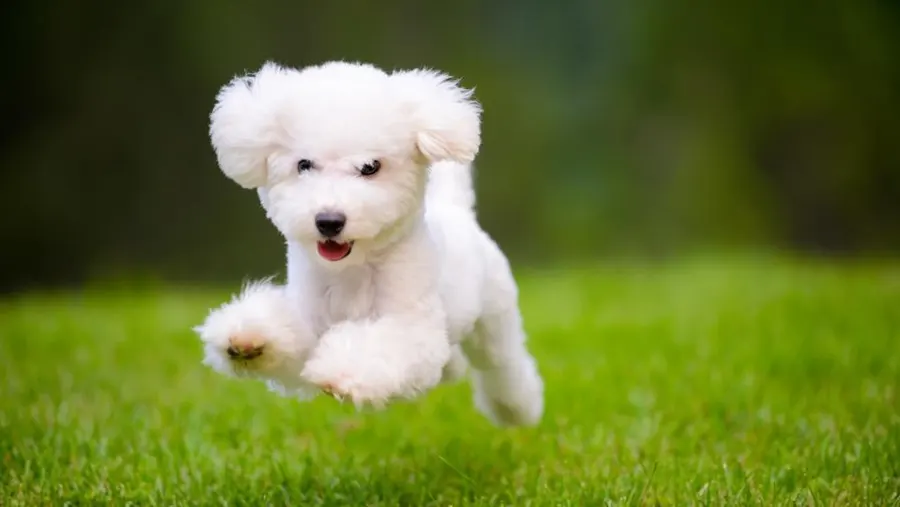
#> input picture Computer_Vision/dog.jpeg, 900 x 507 px
$ jupyter execute 'opencv_advanced(1).ipynb'
#> lines starting #> are read from the running program, lines starting #| are printed output that depends on the picture; after the words box and inside, x2 and y2 are one past the last pixel; in counts of white or black regions, pixels touching at a corner belong together
[cell 1]
import cv2 as cv
import numpy as np
import matplotlib.pyplot as plt

# Color Spaces

### egs: RGB, grayscale etc

### Conversion to grayscale

[cell 2]
img = cv.imread("dog.jpeg")
#> img is the input picture: shape (507, 900, 3); mean B, G, R 52.9, 117.7, 104
gray = cv.cvtColor(img,cv.COLOR_BGR2GRAY)
plt.imshow(gray)

### Conversion to HSV

[cell 3]
hsv = cv.cvtColor(img,cv.COLOR_BGR2HSV)
#> hsv: shape (507, 900, 3); mean H, S, V 43.3, 164.3, 119.5
plt.imshow(hsv)

### Conversion to LAB

[cell 4]
gray = cv.cvtColor(img,cv.COLOR_BGR2LAB)
#> gray: shape (507, 900, 3); mean of channels 0, 1, 2 117.8, 113.8, 158.5
plt.imshow(gray)

### BGR TO RGB

[cell 5]
img = cv.imread("dog.jpeg")
gray = cv.cvtColor(img,cv.COLOR_BGR2RGB)
plt.imshow(gray)

### Cant convert Grayscale to LAB directly
### First convert grayscale to BGR, Then to LAB

# Color Channels

### Color image consists of different color channels
### opencv facilitates you in splitting these channels

### Grayscale has 1 color channel
### BGR/RGB has 3 color channels

[cell 6]
gray = cv.cvtColor(img,cv.COLOR_BGR2RGB)
r,g,b = cv.split(gray)
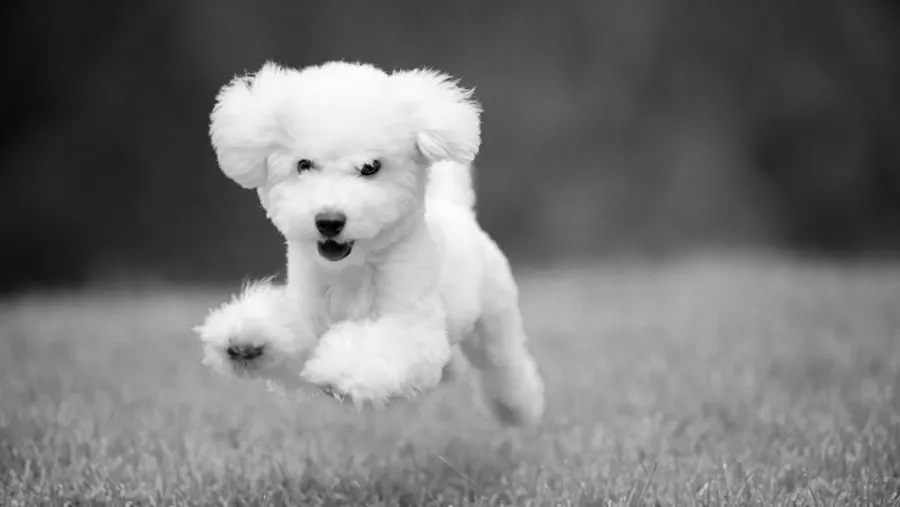
#> g: shape (507, 900); min 0, max 255, mean 117.7
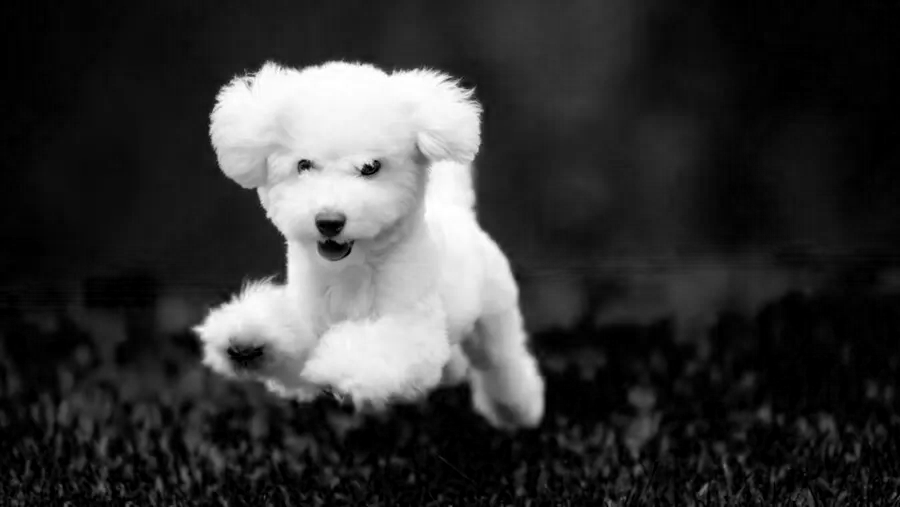
#> b: shape (507, 900); min 0, max 255, mean 52.9
print(b.shape,g.shape,r.shape)
#| (507, 900) (507, 900) (507, 900)

[cell 7]
plt.imshow(r)

### To merge

[cell 8]
merged = cv.merge([r,g,b])
plt.imshow(merged)

### To see actual colors

[cell 9]
blank = np.zeros(img.shape[:2],dtype="uint8")
blue = cv.merge([blank,blank,b])
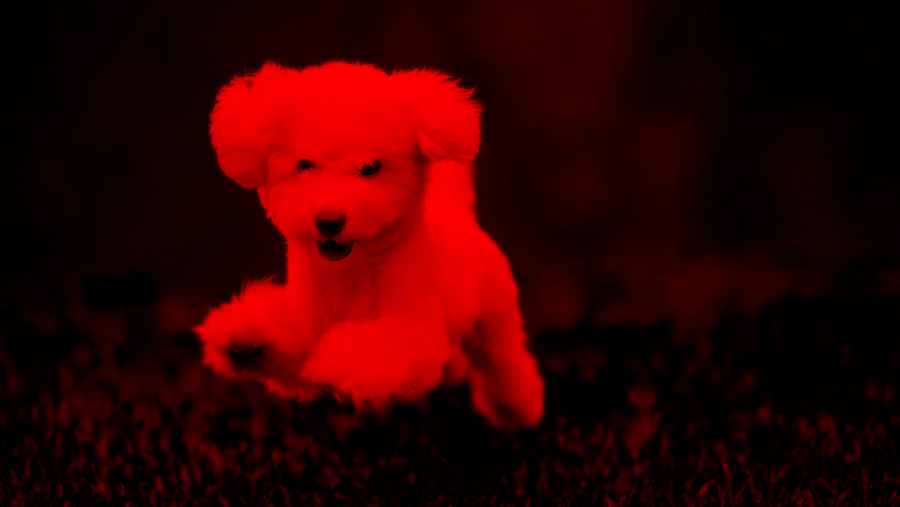
#> blue: shape (507, 900, 3); mean of channels 0, 1, 2 0, 0, 52.9; drawn as B, G, R
red = cv.merge([r,blank,blank])
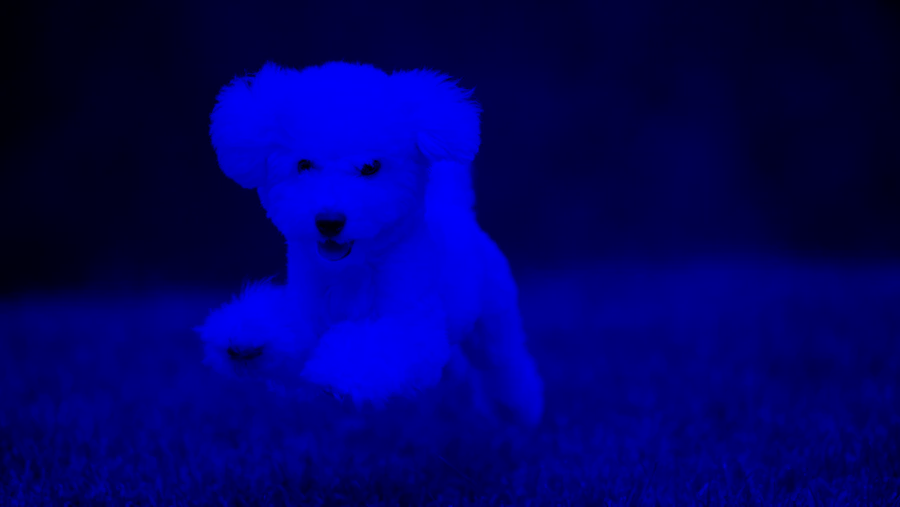
#> red: shape (507, 900, 3); mean of channels 0, 1, 2 104, 0, 0; drawn as B, G, R
green = cv.merge([blank,g,blank])
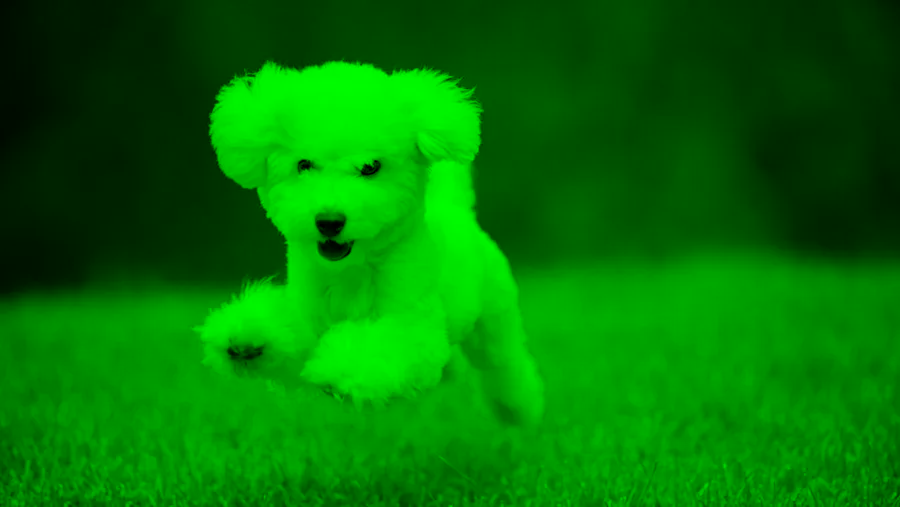
#> green: shape (507, 900, 3); mean of channels 0, 1, 2 0, 117.7, 0; drawn as B, G, R

[cell 10]
plt.imshow(blue)

[cell 11]
plt.imshow(green)

[cell 12]
plt.imshow(red)

# Blurring Techniques

### to smooth out/remove noise from image

### Averaging
### Q) What happends during Average blurring process?
### Ans) Kernel used with some kernel size. Average pooling used for blurring

[cell 13]
average = cv.blur(img,(7,7))
plt.imshow(average)

### Gausian blur
### Q) What happends during Gausian blurring process?
### Ans) Kernel used with some kernel size. Each pixel is assigned weights. average is computed using them. Gives less blur but more natural as compared to average blur

[cell 14]
gaus = cv.GaussianBlur(img,(7,7),0)
plt.imshow(gaus)

### Median blur
### Similar to average blur. But instead of finding average, it finds median
### More effective as compared to avearage + gausian blur

[cell 15]
med = cv.medianBlur(img,7)
plt.imshow(med)

### Bilateral Blurring
##### Most effective. used in alot of computer projects
##### Other blurring techniques blur image without consider whether you are reducing edges in image or not
##### Bilateral blurring applies blurring but retains edges in image
##### We input image
##### give diameter of pixel neighbourhood(not kernel)
##### give sigma color: Larger value of sigma means more values of colors in neighbourhood will be considered
##### Sigma space : larger values means that pixels further from central pixel will influence the blurring calculation

[cell 16]
bilateral = cv.bilateralFilter(img,10,35,35)
plt.imshow(bilateral)

# Bitwise Operations
### AND, OR , XOR, NOT

[cell 17]
blank = np.zeros((400,400),dtype='uint8')
blank = cv.cvtColor(blank,cv.COLOR_BGR2RGB)
#> blank: shape (400, 400, 3); every value is 0
rectangle = cv.rectangle(blank.copy(),(30,30),(370,370),255,-1)
circle = cv.circle(blank.copy(),(200,200),200,255,-1)

plt.imshow(rectangle)

[cell 18]
plt.imshow(circle)

### Bitwise AND
### Intersection of 2 images

[cell 19]
bitwise_and = cv.bitwise_and(rectangle,circle)
plt.imshow(bitwise_and)

### Bitwise OR
### Superimposition of 2 images

[cell 20]
bitwise_or = cv.bitwise_or(rectangle,circle)
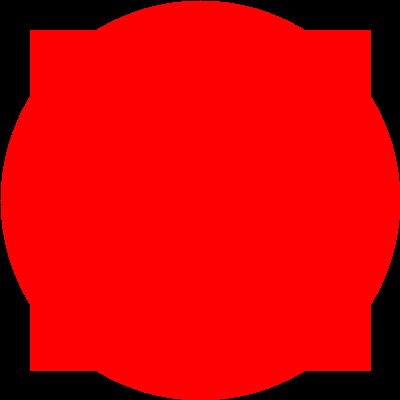
#> bitwise_or: shape (400, 400, 3); mean R, G, B 211.9, 0, 0
plt.imshow(bitwise_or)

### Bitwise XOR
### Returns non-intersecting regions

[cell 21]
bitwise_xor = cv.bitwise_xor(rectangle,circle)
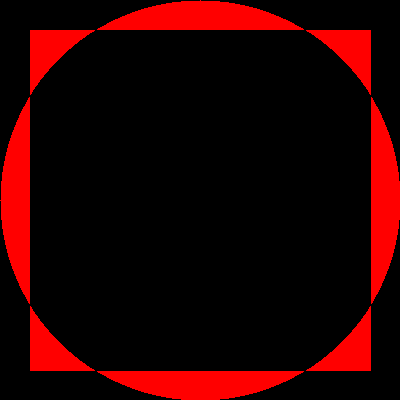
#> bitwise_xor: shape (400, 400, 3); mean R, G, B 38.3, 0, 0
plt.imshow(bitwise_xor)

### Bitwise NOT
### Inverts images

[cell 22]
bitwise_not = cv.bitwise_not(rectangle)
plt.imshow(bitwise_not)

[cell 23]
bitwise_not = cv.bitwise_not(circle)
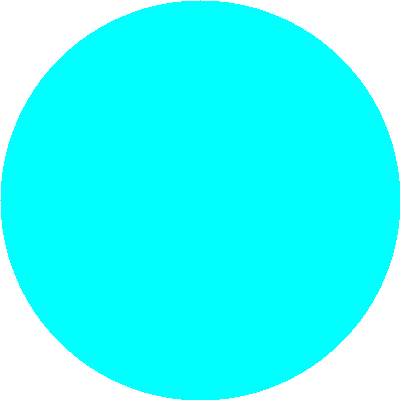
#> bitwise_not: shape (400, 400, 3); mean R, G, B 54.8, 255, 255
plt.imshow(bitwise_not)

# Masking (using bitwise operators)
### Allows us to focus on certain parts of image that we are interested in

[cell 24]
img = cv.imread("dog.jpeg")
blank = np.zeros(img.shape[:2],dtype='uint8')

mask = cv.circle(blank,(img.shape[1]//2-80,img.shape[0]//2-80),100,255,-1)
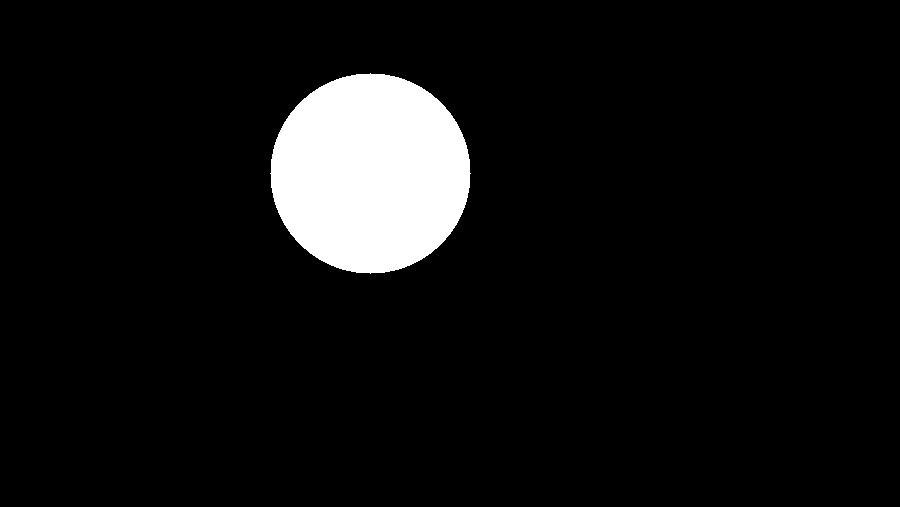
#> blank: shape (507, 900); 6.9% white; 1 white region, box (x1, y1, x2, y2) and area: (270, 73, 471, 274) 31417

plt.imshow(mask)

[cell 25]
masked_img = cv.bitwise_and(img,img,mask=mask)
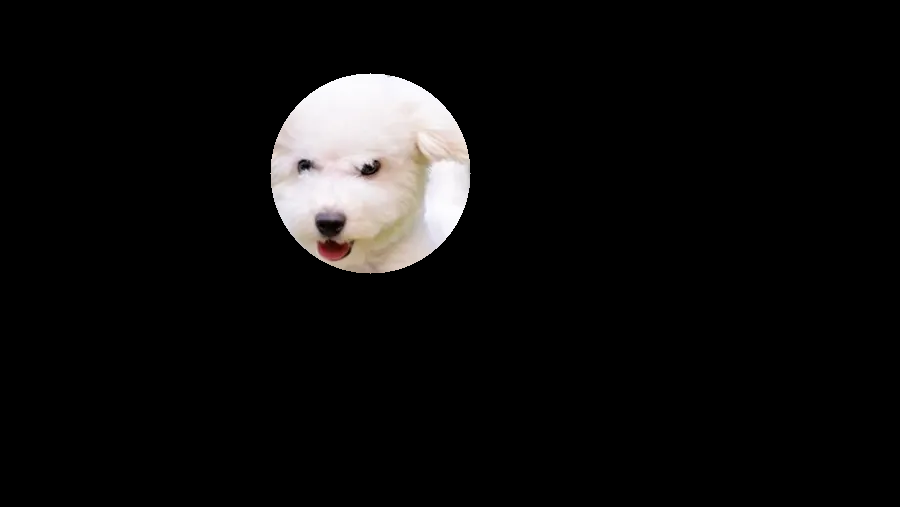
#> masked_img: shape (507, 900, 3); mean B, G, R 13.9, 14.2, 14.9
plt.imshow(masked_img)

$ run again, with Computer_Vision/1.jpg copied over Computer_Vision/dog.jpeg
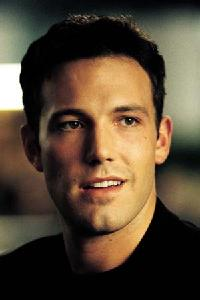
#> input picture Computer_Vision/1.jpg, 200 x 300 px
#> img is the input picture: shape (300, 200, 3); mean B, G, R 52.4, 70.4, 85.8
#> hsv: shape (300, 200, 3); mean H, S, V 31.5, 87.2, 87.2
#| (300, 200) (300, 200) (300, 200)
#> `mask = cv.circle(blank,(img.shape[1]//2-80,img.shape[0]//2-80),100,255..`:
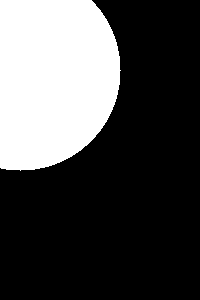
#> blank: shape (300, 200); 29.6% white; 1 white region, box (x1, y1, x2, y2) and area: (0, 0, 121, 171) 17745
#> `masked_img = cv.bitwise_and(img,img,mask=mask)`:
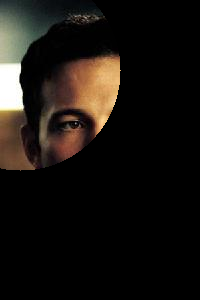
#> masked_img: shape (300, 200, 3); mean B, G, R 16.2, 20.2, 24.5

$ run again, with Computer_Vision/2.jpg copied over Computer_Vision/dog.jpeg
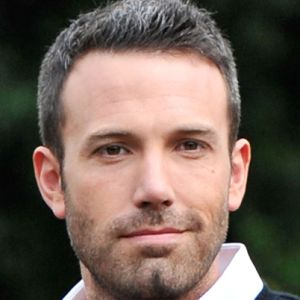
#> input picture Computer_Vision/2.jpg, 300 x 300 px
#> img is the input picture: shape (300, 300, 3); mean B, G, R 88.2, 97.8, 114.4
#> hsv: shape (300, 300, 3); mean H, S, V 35.4, 76, 117.8
#| (300, 300) (300, 300) (300, 300)
#> `masked_img = cv.bitwise_and(img,img,mask=mask)`:
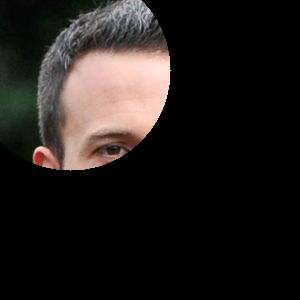
#> masked_img: shape (300, 300, 3); mean B, G, R 27, 29.2, 33.7
